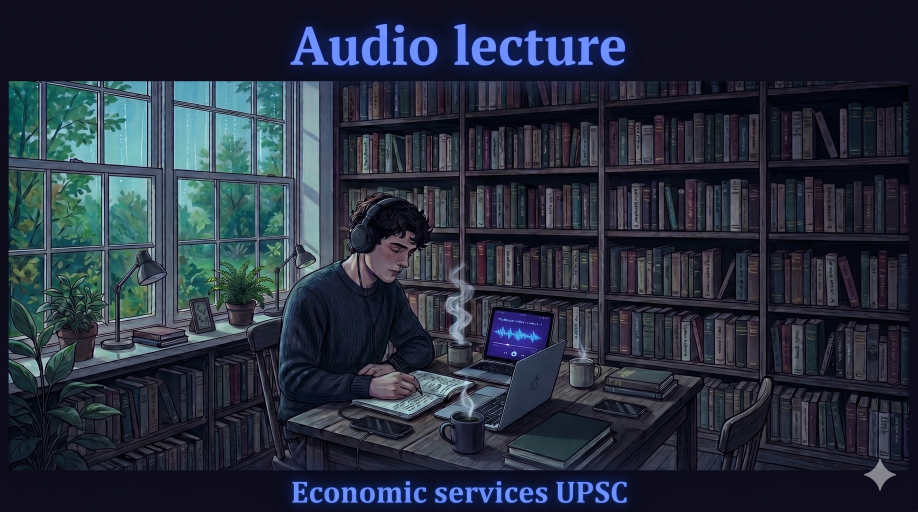
#> input picture data/thumbnails/study_bg.jpg, 2752 x 1536 px (shown at 1/3 size)
$ python create_thumbnails.py
#> lines starting #> are read from the running program, lines starting #| are printed output that depends on the picture
#!/usr/bin/env python3.11
"""
Generate per-episode YouTube thumbnails for the IES 2026 General Economics audio series.

Optional: place a study background photo at data/thumbnails/study_bg.jpg
(1280x720+ landscape JPG, e.g. a student with headphones in a quiet room).
If present, it will be darkened and tinted and used as the background.
If not, a rich gradient is used automatically.

Usage:
    python3.11 scripts/create_thumbnails.py          # all episodes
    python3.11 scripts/create_thumbnails.py --paper ge01
    python3.11 scripts/create_thumbnails.py --open   # open one to preview
"""
import argparse
import subprocess
from pathlib import Path

from PIL import Image, ImageDraw, ImageFilter, ImageFont

PROJECT_ROOT = Path(__file__).parent.parent
THUMBNAIL_DIR = PROJECT_ROOT / "data" / "thumbnails"
THUMBNAIL_DIR.mkdir(parents=True, exist_ok=True)

STUDY_BG = THUMBNAIL_DIR / "study_bg.jpg"

W, H = 1280, 720

FONT_BOLD = "/System/Library/Fonts/Helvetica.ttc"
FONT_REG  = "/System/Library/Fonts/Helvetica.ttc"
BOLD_IDX  = 1
REG_IDX   = 0

# Paper accent colours
PAPER_COLOR = {
    "ge01": (65, 120, 220),    # rich blue  — Microeconomics
    "ge02": (46, 160, 100),    # growth green — Macroeconomics
    "ge03": (210, 155, 20),    # amber/gold — Public & Env Econ
    "ge04": (220, 80, 60),     # warm coral — Indian Economy
}

PAPER_LABEL = {
    "ge01": ("GE-01", "MICROECONOMICS"),
    "ge02": ("GE-02", "MACROECONOMICS"),
    "ge03": ("GE-03", "PUBLIC & ENV. ECONOMICS"),
    "ge04": ("GE-04", "INDIAN ECONOMY"),
}

# ── Episode registry ────────────────────────────────────────────────────────
# key  → (paper, title_line1, title_line2_or_None, topics_list, episode_label)
EPISODES = {
    # GE-01
    "ge01_a1": ("ge01", "Consumer Demand", "Utility & Indifference",
                 ["Utility Theory", "Indifference Curves", "Slutsky Theorem", "Revealed Preference"],
                 "Episode 1 of 5"),
    "ge01_a2": ("ge01", "Consumer Demand", "Risk & Asymmetric Information",
                 ["VNM Utility", "Adverse Selection", "Moral Hazard", "Spence Signalling"],
                 "Episode 2 of 5"),
    "ge01_a3": ("ge01", "Market Structures", "& Game Theory",
                 ["Perfect Competition", "Monopoly Pricing", "Oligopoly", "Nash Equilibrium"],
                 "Episode 3 of 5"),
    "ge01_a4": ("ge01", "Production, Distribution", "& Mathematical Methods",
                 ["Cobb-Douglas", "Euler Theorem", "Kaldor Distribution", "Linear Programming"],
                 "Episode 4 of 5"),
    "ge01_a5": ("ge01", "Econometrics &", "Welfare Economics",
                 ["OLS & BLUE", "Heteroscedasticity", "Arrow Impossibility", "Coase Theorem"],
                 "Episode 5 of 5"),
    # GE-02
    "ge02_a1": ("ge02", "Growth Theory", "Classical, Solow & Endogenous",
                 ["Harrod-Domar", "Solow Model", "Golden Rule", "Romer Endogenous Growth"],
                 "Episode 1 of 5"),
    "ge02_a2": ("ge02", "Development Theories", "Big Push to Sen's Capability",
                 ["Lewis Dual Sector", "Big Push Model", "Human Development", "Sen Capability Approach"],
                 "Episode 2 of 5"),
    "ge02_a3": ("ge02", "IS-LM, Inflation", "& National Accounts",
                 ["IS-LM Framework", "Phillips Curve", "Quantity Theory of Money", "National Income Accounting"],
                 "Episode 3 of 5"),
    "ge02_a4": ("ge02", "International Trade", "& Economic Thought",
                 ["Heckscher-Ohlin Theorem", "Stolper-Samuelson", "History of Economic Thought", "EMH"],
                 "Episode 4 of 5"),
    "ge02_a5": ("ge02", "BOP, Mundell-Fleming", "& Global Institutions",
                 ["Balance of Payments", "Mundell-Fleming Model", "Marshall-Lerner Condition", "IMF & WTO"],
                 "Episode 5 of 5"),
    # GE-03
    "ge03_a1a": ("ge03", "Environmental Instruments", "Pigouvian Taxes & Cap-and-Trade",
                  ["Pigouvian Taxation", "Coasian Bargaining", "Emissions Trading", "Carbon Pricing"],
                  "Episode 1 of 7"),
    "ge03_a1b": ("ge03", "Environmental Valuation", "& Natural Resource Economics",
                  ["CVM & Hedonic Pricing", "Resource Depletion", "Sustainability", "Climate Policy"],
                  "Episode 2 of 7"),
    "ge03_a2a": ("ge03", "Market Structure", "SCP Framework & Strategic Barriers",
                  ["Structure-Conduct-Performance", "Entry Barriers", "Predatory Pricing", "Cartels"],
                  "Episode 3 of 7"),
    "ge03_a2b": ("ge03", "Competition Policy", "Regulation & Innovation",
                  ["Antitrust Law", "Regulatory Capture", "Network Effects", "R&D Policy"],
                  "Episode 4 of 7"),
    "ge03_a3a": ("ge03", "Public Goods", "& Optimal Taxation",
                  ["Samuelson Condition", "Club Goods", "Optimal Tax Theory", "Ramsey Rule"],
                  "Episode 5 of 7"),
    "ge03_a3b": ("ge03", "Government Debt,", "Federalism & Public Expenditure",
                  ["Ricardian Equivalence", "Fiscal Federalism", "Wagner's Law", "FRBM"],
                  "Episode 6 of 7"),
    "ge03_a4":  ("ge03", "State, Market", "& Development Planning",
                  ["Market Failures", "Planning Models", "Public Sector Role", "Washington Consensus"],
                  "Episode 7 of 7"),
    # GE-04
    "ge04_a1a": ("ge04", "Agriculture", "& Rural Economy",
                  ["Green Revolution", "MSP Policy", "Agricultural Credit", "Farm Reforms"],
                  "Episode 1 of 7"),
    "ge04_a1b": ("ge04", "Poverty, Inequality", "& Human Development",
                  ["Poverty Measurement", "Gini Coefficient", "MGNREGS", "SDG Progress"],
                  "Episode 2 of 7"),
    "ge04_a1c": ("ge04", "Labour Markets", "Employment & Urbanisation",
                  ["Labour Market Segmentation", "Harris-Todaro Model", "Informal Sector", "Smart Cities"],
                  "Episode 3 of 7"),
    "ge04_a2":  ("ge04", "Money, Banking", "& Monetary Policy",
                  ["RBI Monetary Policy", "Inflation Targeting", "NPA Crisis", "Financial Inclusion"],
                  "Episode 4 of 7"),
    "ge04_a3":  ("ge04", "Fiscal Policy,", "Taxation & Federal Finance",
                  ["GST Reform", "Direct Tax Code", "Finance Commission", "Centre-State Relations"],
                  "Episode 5 of 7"),
    "ge04_a4":  ("ge04", "Foreign Trade,", "Planning & Industrial Policy",
                  ["1991 LPG Reforms", "Make in India", "PLI Scheme", "WTO Obligations"],
                  "Episode 6 of 7"),
    "ge04_a5":  ("ge04", "Synthesis &", "Exam Strategy",
                  ["Inter-topic Linkages", "Exam Traps", "High-probability Questions", "Answer Frameworks"],
                  "Episode 7 of 7"),
}


def load_fonts():
    sizes = {}
    for name, sz, idx in [
        ("xl_bold", 68, BOLD_IDX),
        ("lg_bold", 44, BOLD_IDX),
        ("md_bold", 32, BOLD_IDX),
        ("sm_reg",  24, REG_IDX),
        ("xs_reg",  20, REG_IDX),
    ]:
        sizes[name] = ImageFont.truetype(FONT_BOLD, sz, index=idx)
    return sizes


def make_gradient_bg():
    img = Image.new("RGB", (W, H))
    draw = ImageDraw.Draw(img)
    top = (8, 9, 28)
    bot = (28, 15, 52)
    for y in range(H):
        t = y / H
        r = int(top[0] * (1 - t) + bot[0] * t)
        g = int(top[1] * (1 - t) + bot[1] * t)
        b = int(top[2] * (1 - t) + bot[2] * t)
        draw.line([(0, y), (W, y)], fill=(r, g, b))
    return img


def make_photo_bg():
    raw = Image.open(STUDY_BG).convert("RGB")
#> raw is the input picture: PIL image 2752x1536 RGB; mean R, G, B 39.7, 47.2, 62.1
    # Fit to 1280x720, crop to centre
    raw.thumbnail((W, H), Image.LANCZOS)
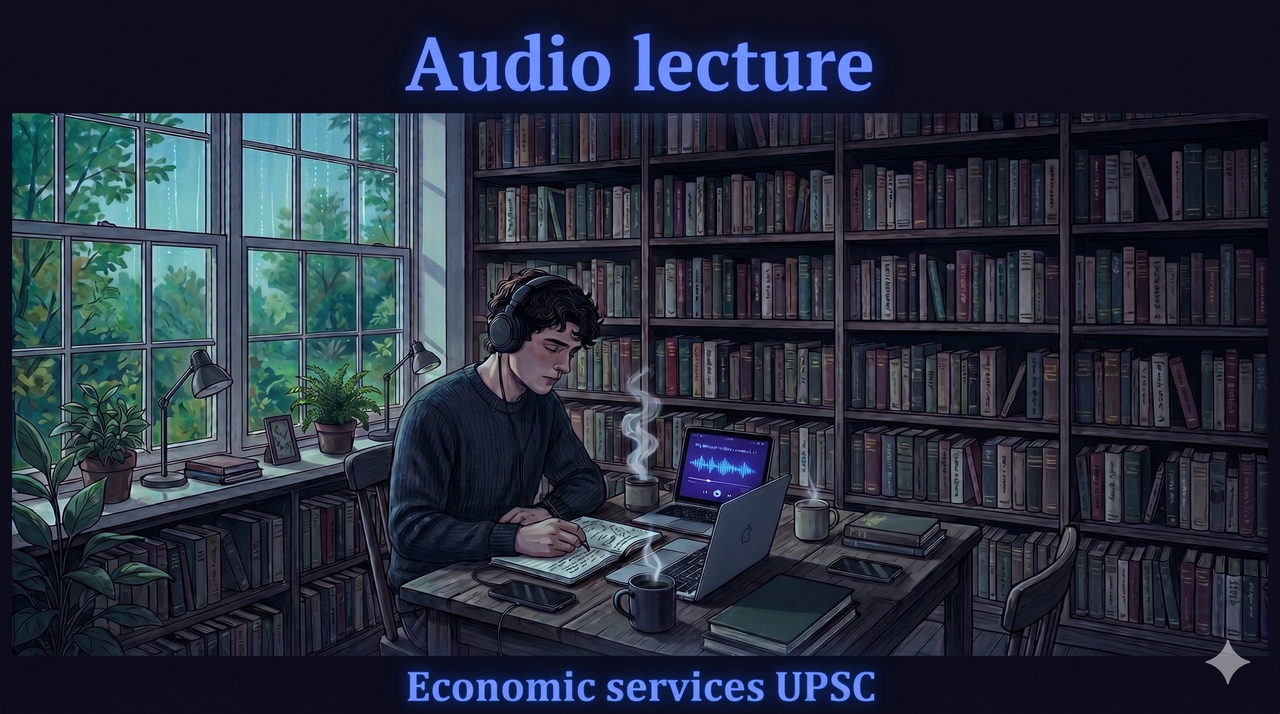
#> raw: PIL image 1280x714 RGB; mean R, G, B 39.7, 47.2, 62.1
    bg = Image.new("RGB", (W, H), (0, 0, 0))
#> bg: PIL image 1280x720 RGB; every value is 0
    paste_x = (W - raw.width) // 2
#> paste_x = 0
    paste_y = (H - raw.height) // 2
#> paste_y = 3
    bg.paste(raw, (paste_x, paste_y))
    # Darken
    darken = Image.new("RGB", (W, H), (0, 0, 0))
    bg = Image.blend(bg, darken, alpha=0.55)
    # Purple-navy colour tint
    tint = Image.new("RGB", (W, H), (15, 10, 40))
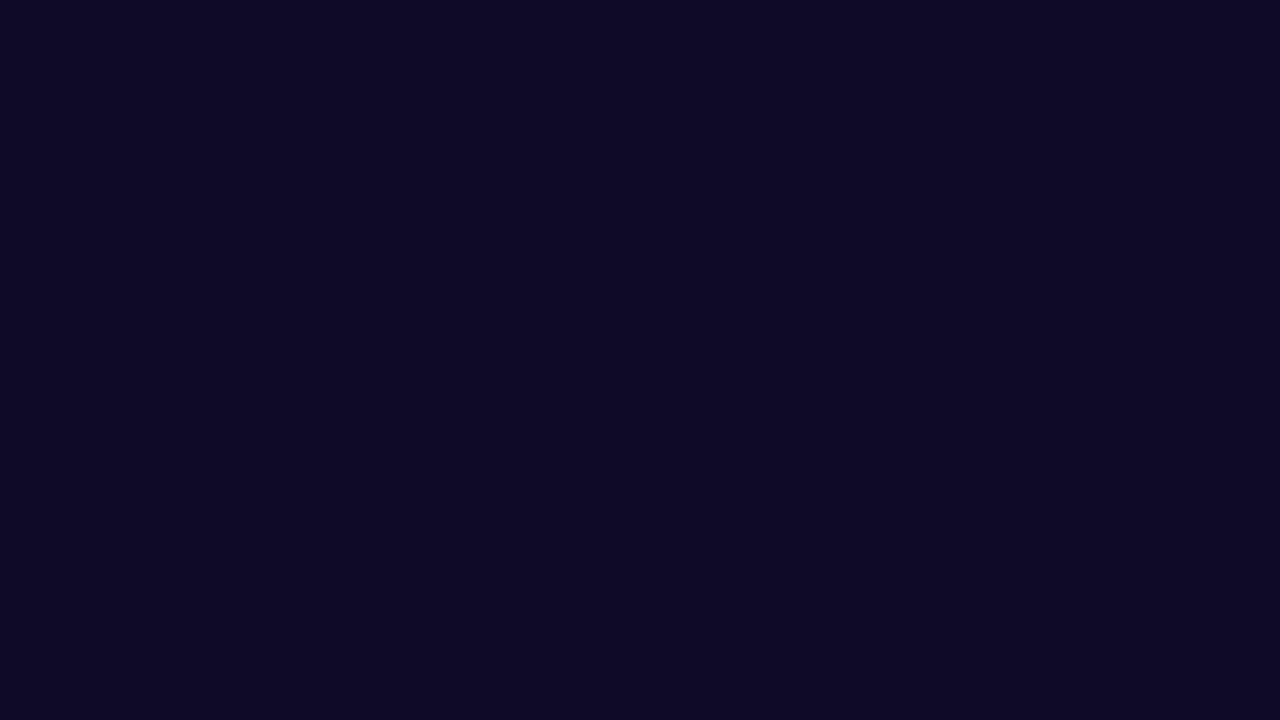
#> tint: PIL image 1280x720 RGB; mean R, G, B 15, 10, 40
    bg = Image.blend(bg, tint, alpha=0.35)
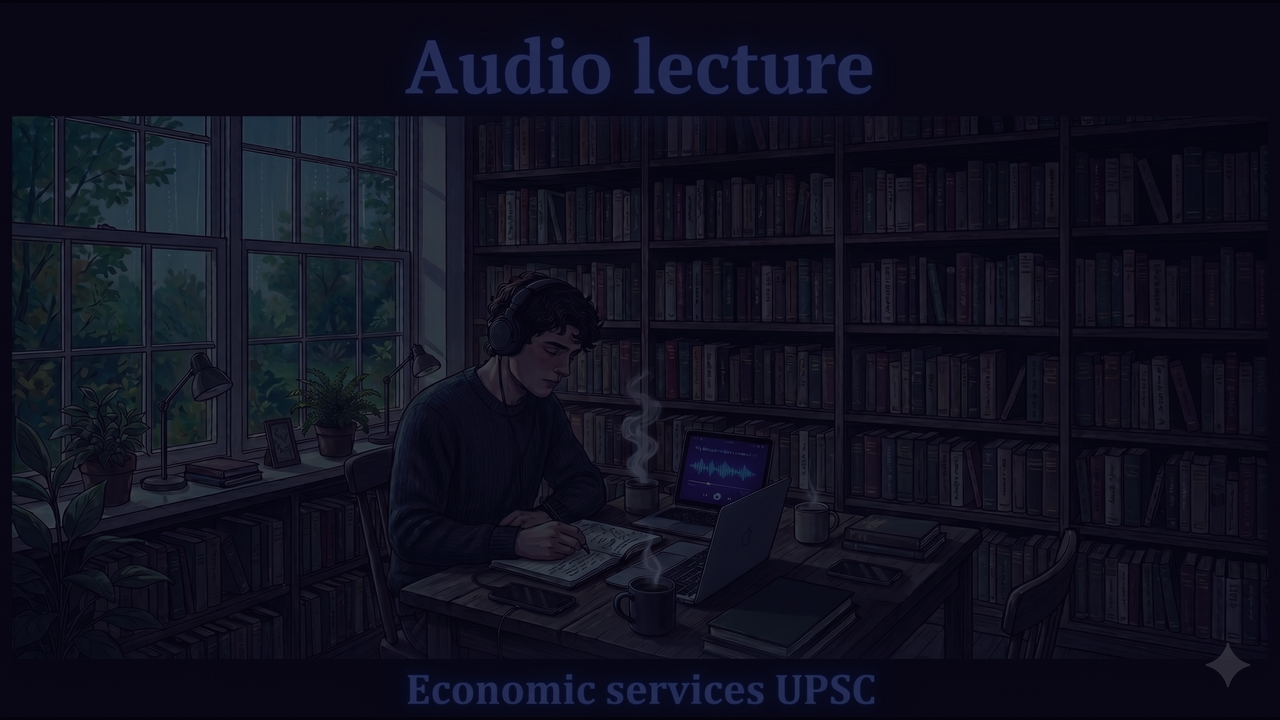
#> bg: PIL image 1280x720 RGB; mean R, G, B 16, 16.4, 31.2
    return bg


def draw_headphones(draw, cx, cy, size, color):
    hw = int(size * 0.44)   # half-span
    cup_r = int(size * 0.22)
    band_thick = max(int(size * 0.08), 4)

    # Headband arc
    draw.arc(
        [cx - hw, cy - int(size * 0.55), cx + hw, cy + int(size * 0.05)],
        start=190, end=350,
        fill=color, width=band_thick,
    )
    # Left ear cup
    draw.ellipse(
        [cx - hw - cup_r, cy - cup_r, cx - hw + cup_r, cy + cup_r],
        fill=color,
    )
    # Right ear cup
    draw.ellipse(
        [cx + hw - cup_r, cy - cup_r, cx + hw + cup_r, cy + cup_r],
        fill=color,
    )
    # Inner padding (hollow look)
    pad = max(int(cup_r * 0.45), 4)
    inner = tuple(max(0, c - 25) for c in color)
    draw.ellipse(
        [cx - hw - cup_r + pad, cy - cup_r + pad, cx - hw + cup_r - pad, cy + cup_r - pad],
        fill=inner,
    )
    draw.ellipse(
        [cx + hw - cup_r + pad, cy - cup_r + pad, cx + hw + cup_r - pad, cy + cup_r - pad],
        fill=inner,
    )


def wrap_text(text, font, max_width, draw):
    words = text.split()
    lines, line = [], []
    for w in words:
        test = " ".join(line + [w])
        bbox = draw.textbbox((0, 0), test, font=font)
        if bbox[2] > max_width and line:
            lines.append(" ".join(line))
            line = [w]
        else:
            line.append(w)
    if line:
        lines.append(" ".join(line))
    return lines


def create_thumbnail(key: str, episode: tuple, out_path: Path):
    paper_key, line1, line2, topics, ep_label = episode
    accent = PAPER_COLOR[paper_key]
    paper_code, subject = PAPER_LABEL[paper_key]
    fonts = load_fonts()

    # ── Background ──────────────────────────────────────────────────────────
    bg = make_photo_bg() if STUDY_BG.exists() else make_gradient_bg()
    canvas = bg.convert("RGBA")

    # ── Left gradient overlay for text readability ───────────────────────────
    overlay = Image.new("RGBA", (W, H), (0, 0, 0, 0))
#> overlay: PIL image 1280x720 RGBA; every value is 0
    ov_draw = ImageDraw.Draw(overlay)
    for x in range(W):
        t = 1 - max(0, (x - 650) / 500) if x > 650 else 1.0
        alpha = int(180 * t)
        ov_draw.line([(x, 0), (x, H)], fill=(0, 0, 0, alpha))
    canvas = Image.alpha_composite(canvas, overlay)

    # ── Left accent stripe ───────────────────────────────────────────────────
    stripe = Image.new("RGBA", (W, H), (0, 0, 0, 0))
    s_draw = ImageDraw.Draw(stripe)
    s_draw.rectangle([0, 0, 7, H], fill=accent + (255,))
    canvas = Image.alpha_composite(canvas, stripe)

    # ── Decorative headphones (right side, very faded) ───────────────────────
    hp_layer = Image.new("RGBA", (W, H), (0, 0, 0, 0))
    hp_draw = ImageDraw.Draw(hp_layer)
    hp_color = accent + (38,)  # ~15% opacity
    draw_headphones(hp_draw, cx=1030, cy=340, size=340, color=hp_color)
    canvas = Image.alpha_composite(canvas, hp_layer)
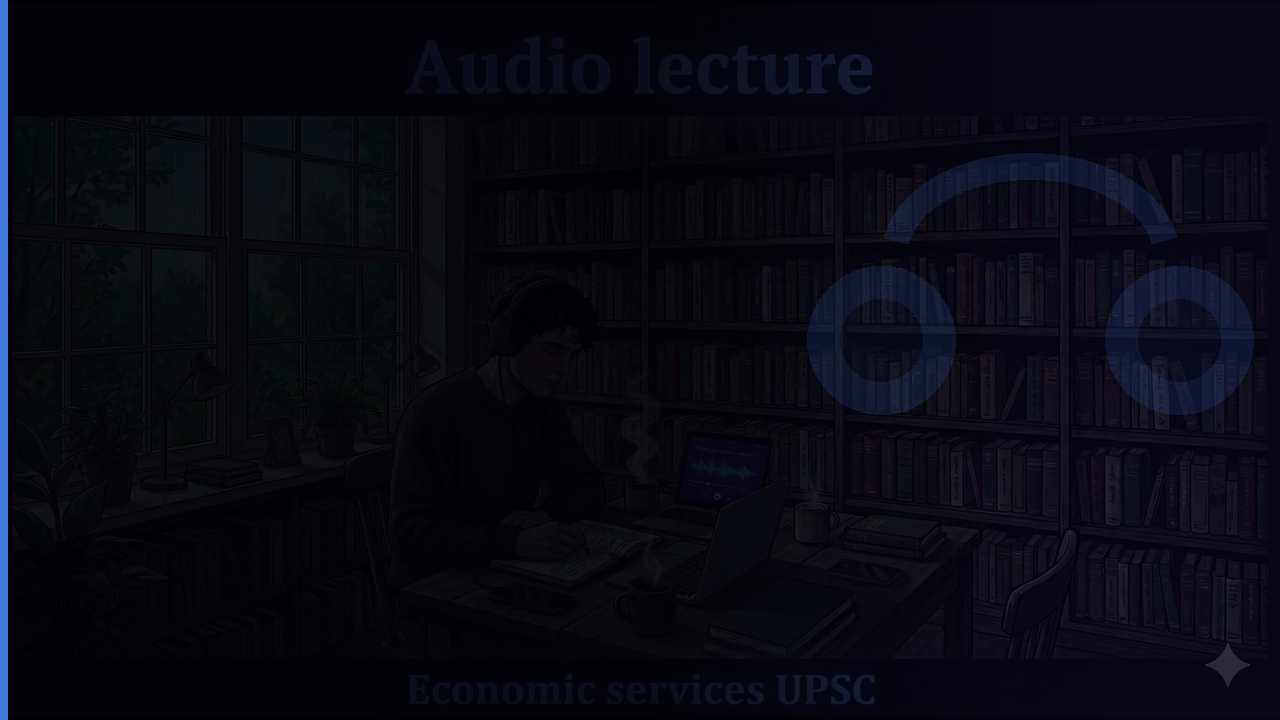
#> canvas: PIL image 1280x720 RGBA; mean R, G, B, A 8.2, 8.6, 17.1, 255

    # ── Text ─────────────────────────────────────────────────────────────────
    draw = ImageDraw.Draw(canvas)
    PAD_L = 52

    # IES 2026 badge (top)
    badge_text = "IES 2026  ·  GENERAL ECONOMICS"
    draw.text((PAD_L, 46), badge_text, font=fonts["xs_reg"],
              fill=(*accent, 220))

    # Paper code + subject
    paper_info = f"{paper_code}  ·  {subject}"
    draw.text((PAD_L, 92), paper_info, font=fonts["md_bold"], fill=(240, 240, 255, 255))

    # Divider line
    draw.rectangle([PAD_L, 148, PAD_L + 320, 151], fill=(*accent, 180))

    # Main title (large) — two lines
    title_y = 175
    for line_text in [line1, line2]:
        draw.text((PAD_L, title_y), line_text, font=fonts["xl_bold"],
                  fill=(255, 255, 255, 255))
        bbox = draw.textbbox((PAD_L, title_y), line_text, font=fonts["xl_bold"])
        title_y = bbox[3] + 12
#> this loop made 2 passes
#> (bbox, title_y) on passes 1 to 2: ((52, 187, 709, 240), 252), ((52, 264, 753, 330), 342)

    # Topics bullet list
    topic_y = title_y + 22
#> topic_y = 364
    for topic in topics[:3]:
        dot_x, dot_y = PAD_L + 2, topic_y + 10
        draw.ellipse([dot_x, dot_y, dot_x + 6, dot_y + 6], fill=(*accent, 230))
        draw.text((PAD_L + 18, topic_y), topic, font=fonts["xs_reg"],
                  fill=(200, 200, 220, 210))
        topic_y += 30
#> this loop made 3 passes
#> (dot_y, topic_y) on passes 1 to 3: (374, 394), (404, 424), (434, 454)
#> after the loop, topic_y = 454

    # Bottom bar
    bar_y = H - 68
    draw.rectangle([0, bar_y, W, H], fill=(0, 0, 0, 140))
    draw.text((PAD_L, bar_y + 14), ep_label, font=fonts["sm_reg"],
              fill=(*accent, 240))
    draw.text((PAD_L + 260, bar_y + 14), "Deep Dive Audio Lecture",
              font=fonts["sm_reg"], fill=(180, 180, 200, 200))

    # ── Save ─────────────────────────────────────────────────────────────────
    final = canvas.convert("RGB")
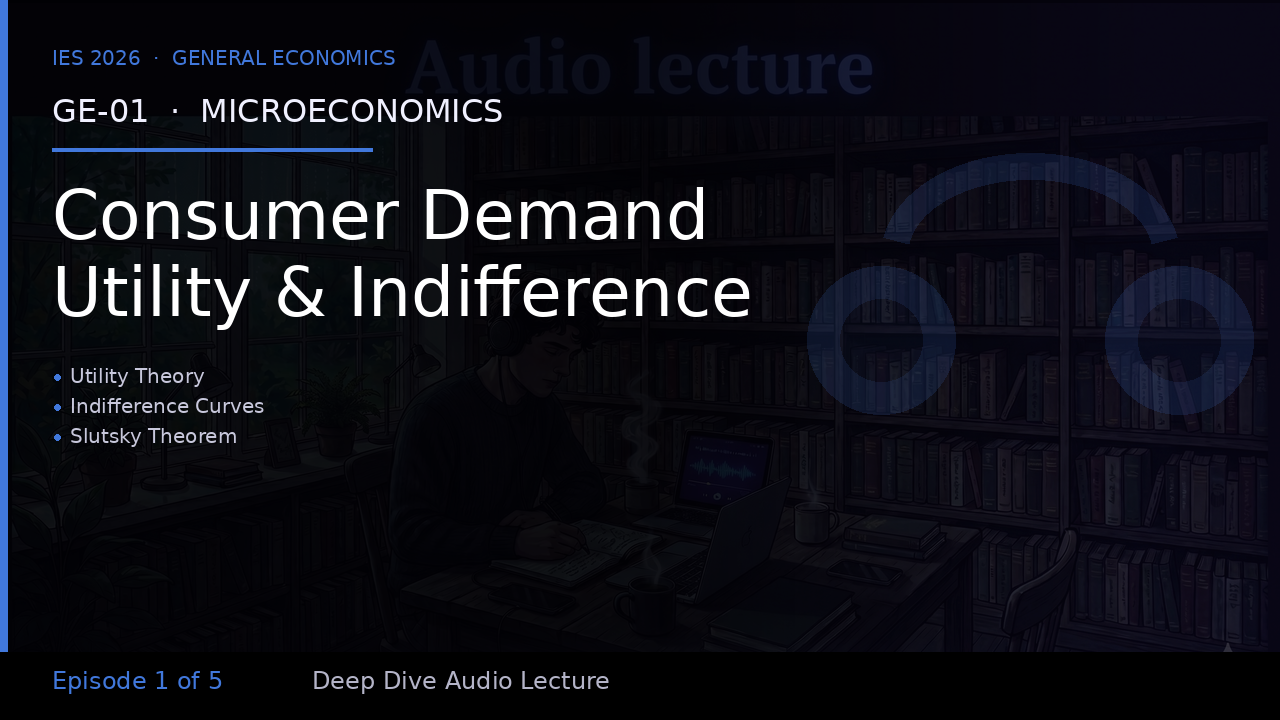
#> final: PIL image 1280x720 RGB; mean R, G, B 14.4, 15, 23.1
    final.save(str(out_path), "JPEG", quality=95)
    print(f"  ✓ {out_path.name}")


def main():
    parser = argparse.ArgumentParser()
    parser.add_argument("--paper", choices=["ge01", "ge02", "ge03", "ge04"])
    parser.add_argument("--open", action="store_true", dest="preview",
                        help="Open the first generated thumbnail in Preview")
    args = parser.parse_args()

    if STUDY_BG.exists():
        print(f"Using background photo: {STUDY_BG.name}")
    else:
        print("No study_bg.jpg found — using gradient background.")
        print("  Tip: place a 1280×720 study/headphone JPG at data/thumbnails/study_bg.jpg")

    keys = sorted(EPISODES.keys())
    if args.paper:
        keys = [k for k in keys if k.startswith(args.paper)]

    first_out = None
    for key in keys:
        out = THUMBNAIL_DIR / f"{key}.jpg"
        print(f"\n[{key}]")
        create_thumbnail(key, EPISODES[key], out)
        if first_out is None:
            first_out = out

    print(f"\nDone — {len(keys)} thumbnail(s) saved to data/thumbnails/")

    if args.preview and first_out:
        subprocess.run(["open", str(first_out)])


if __name__ == "__main__":
    main()
